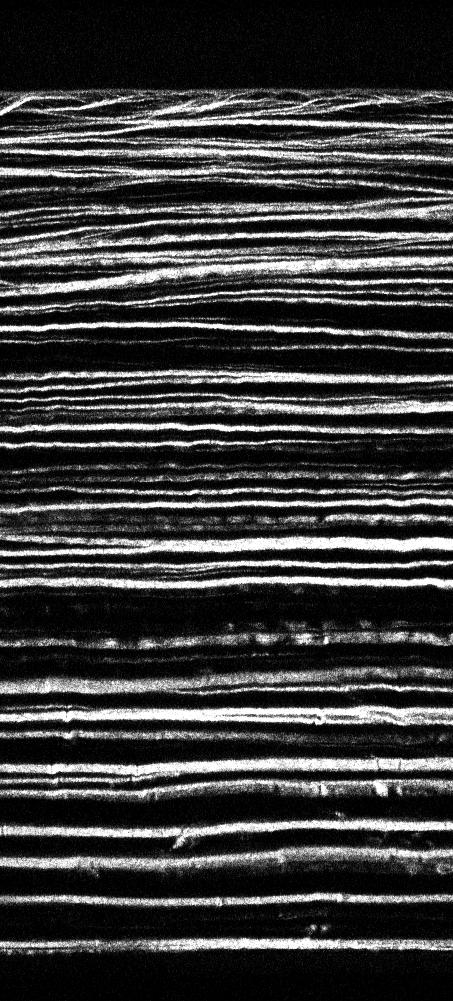
%> input picture zach/rabbitImages/image1.jpg, 453 x 1001 px
$ octave alignment2.m   (GNU Octave 9; MATLAB toolbox functions it lacks are replaced by stand-ins)
%> lines starting %> are read from the running program, lines starting %| are printed output that depends on the picture; in (x1, y1, x2, y2) boxes, pixels count from 0 and x2, y2 are one past the last pixel; in counts of white or black regions, pixels touching at a corner belong together; the program's own positions count from 1
image1 = im2double(imread('rabbitImages/image1.jpg'));
%> image1: size 1001x453 double; min 0, max 1, mean 0.233
image2 = im2double(imread('rabbitImages/image2.jpg'));
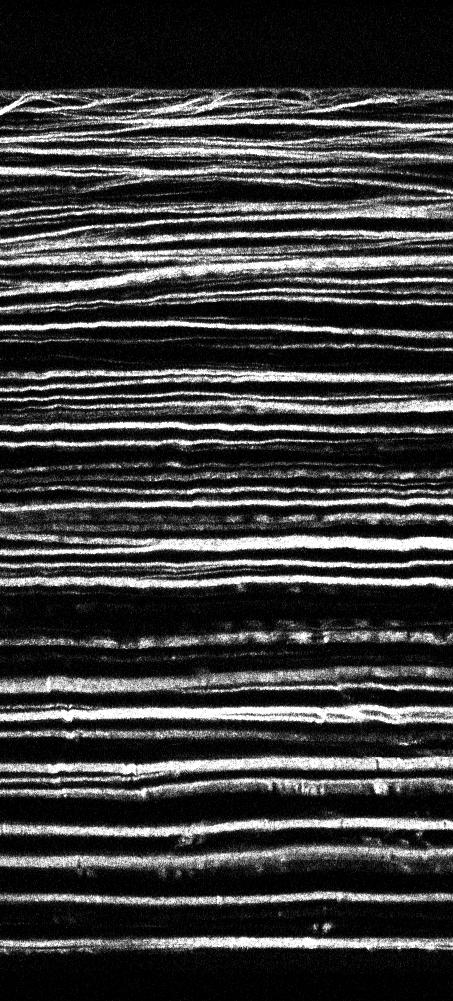
%> input picture zach/rabbitImages/image2.jpg, 453 x 1001 px
%> image2: size 1001x453 double; min 0, max 1, mean 0.236
imageSize = size(image1);
%> imageSize = [1001 453]
height = imageSize(1);
%> height = 1001
width = imageSize(2);
%> width = 453

figure
imshow(image1)

%filter = fspecial('gaussian',5);
filter = fspecial('average',3);
newImage1 = conv2(image1,filter,'same');
%newImage1 = medfilt2(image1,[3 3]);
figure
imshow(newImage1);

threshold = 0.3;
image1data = newImage1>threshold;
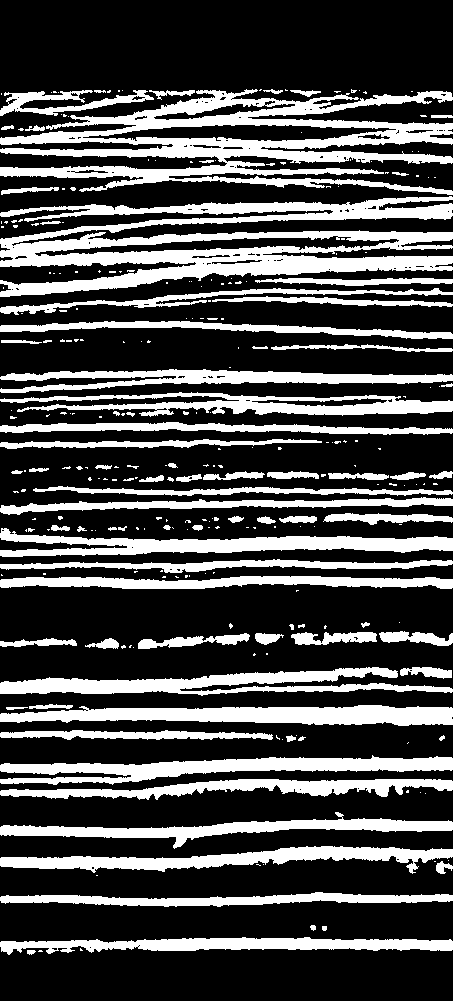
%> image1data: size 1001x453 logical; 29.4% white; 278 white regions (191 under 20 px), largest, box (x1, y1, x2, y2) and area: (0, 196, 453, 297) 20282, (0, 89, 453, 195) 18924, (0, 705, 453, 726) 6464
%image1data = getKMeansImage(newImage1);

figure
imshow(image1data);
%image1data = image1>threshold;
%image2data = image2>threshold;


%> (the run ends here)
